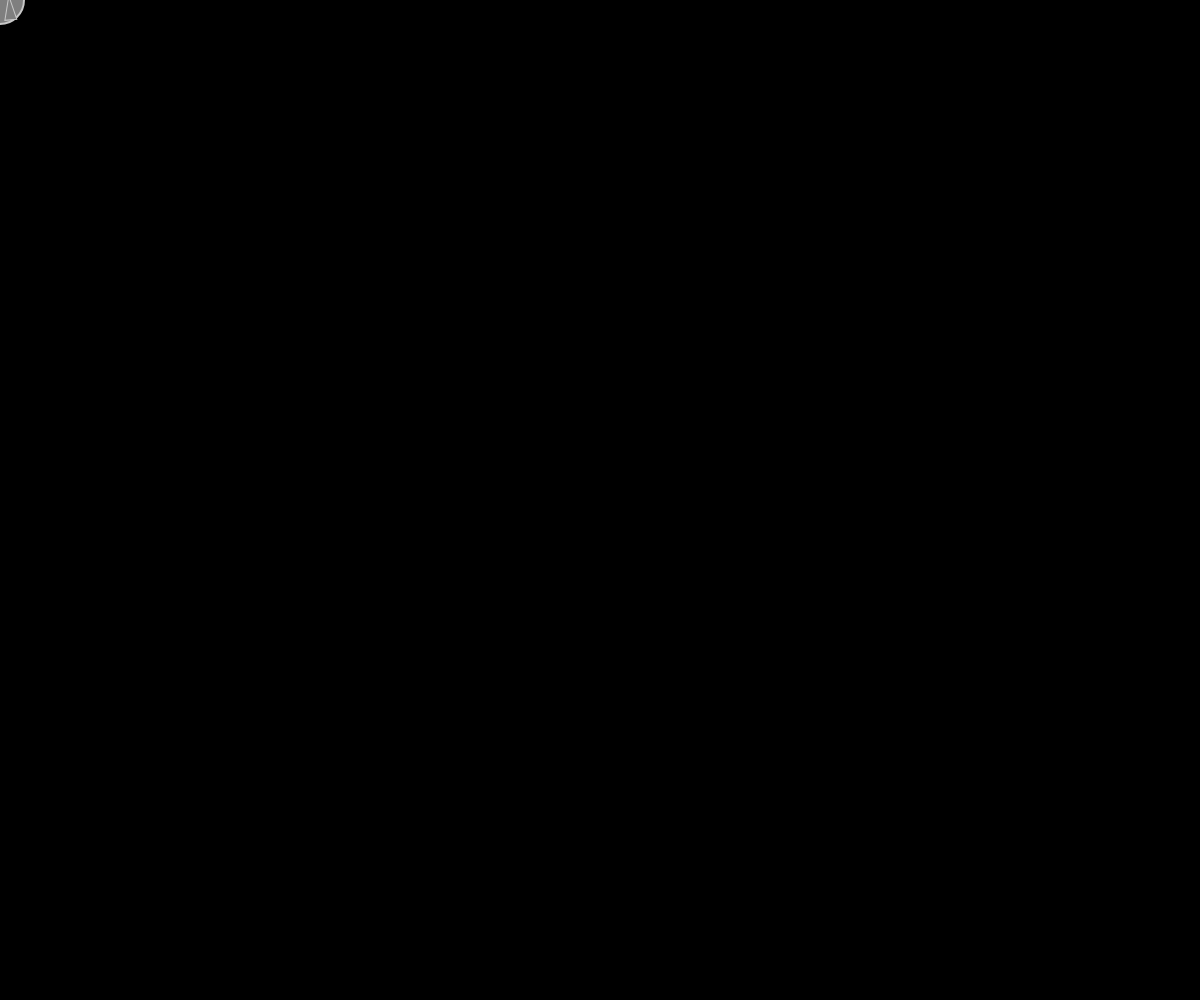
Frame 1 (no input)
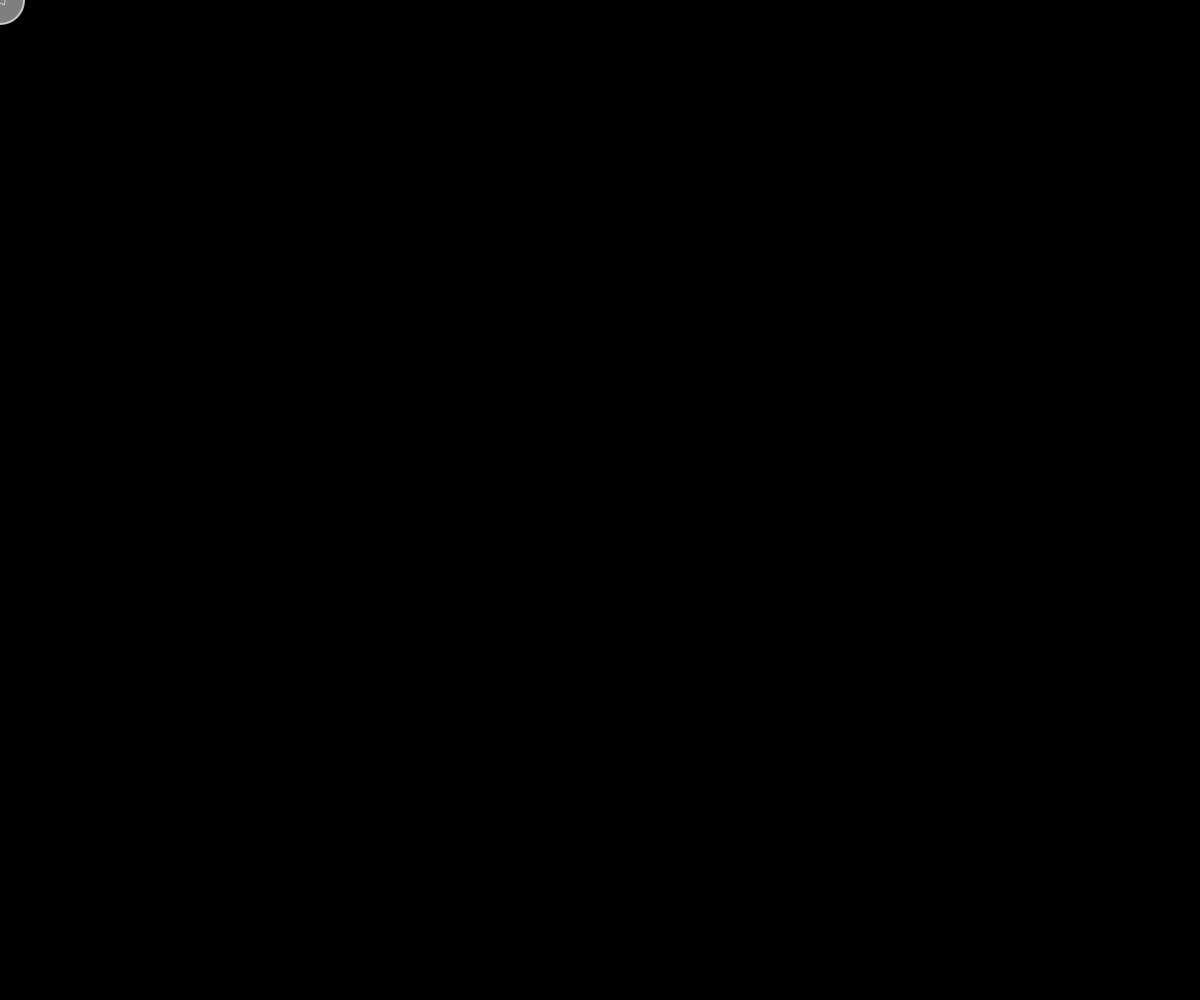
Frame 60 (no input)
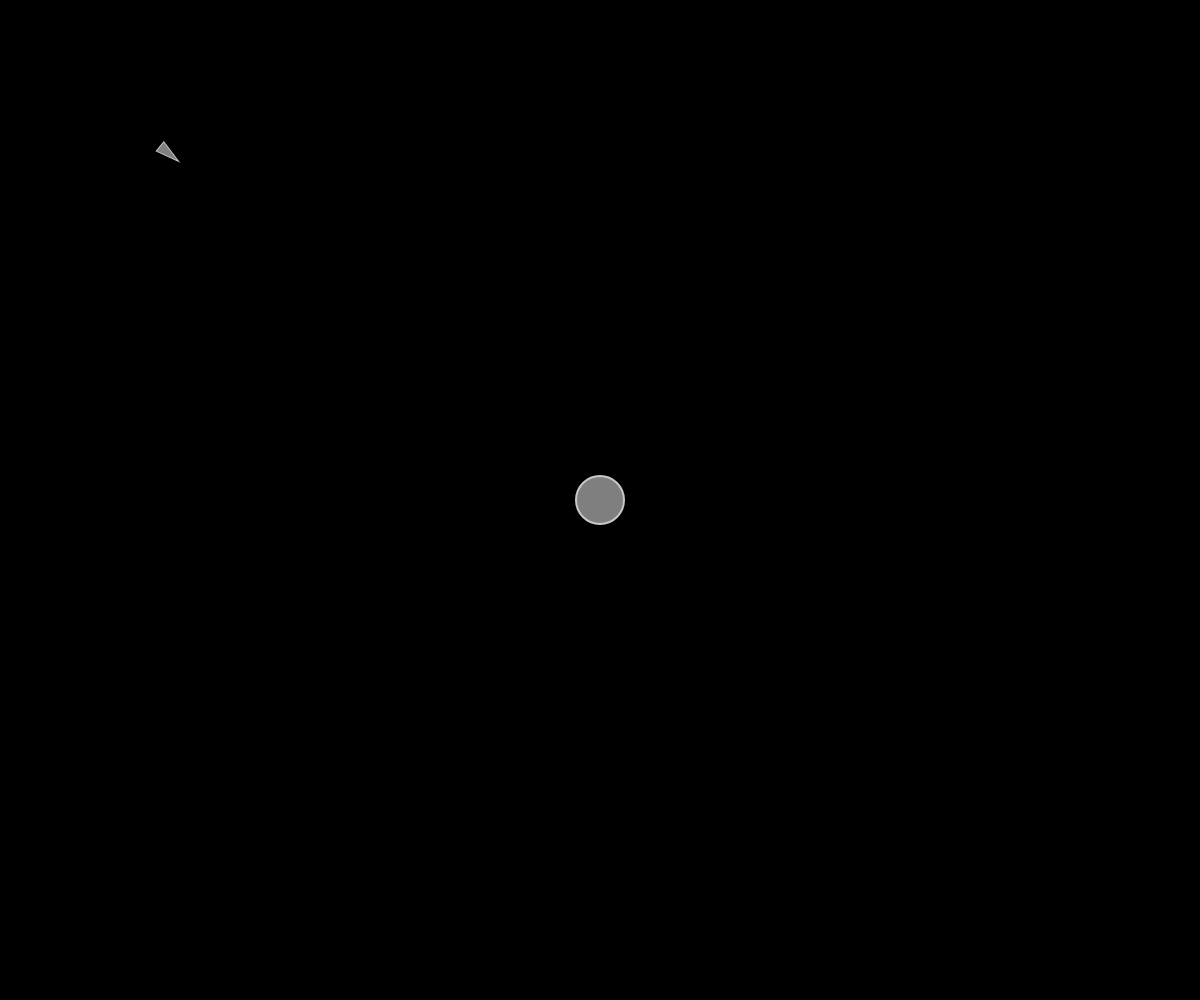
Frame 120 (the mouse pressed at the canvas centre since frame 60)

The p5.js sketch that drew these frames (run headless with seeded random() and noise() and a simulated clock; from frame 60 on, the mouse is pressed at the canvas centre):

// p5.js sketch
// ── sketch.js
var font;
var vehicle;
var food = [];

function setup() {
  // Set up canvas - fill screen with grid
  canvas = createCanvas(windowWidth, windowHeight);
  canvas.elt.style.position = 'fixed';
  canvas.style('top', '0');
  canvas.style('left', '0');
  canvas.style('z-index', '-1');

  vehicle = new Vehicle(10, 10);

  for (var i = 0; i < 10; i++) {
    var x = random(width);
    var y = random(height);
    // food.push(createVector(x, y));
  }
}

function touchMoved(event) {
  // Override the mouseX/Y variables with the touch position
  mouseX = event.touches[0].clientX;
  mouseY = event.touches[0].clientY;
  return false; // return false to block page scrolling
}

function draw() {
  background(0);

  var mouse = createVector(mouseX, mouseY);

  fill(127);
  stroke(200);
  strokeWeight(2);
  ellipse(mouse.x, mouse.y, 48, 48);

  food.forEach(function(f) {
    fill(0, 255, 0);
    noStroke();
    ellipse(f.x, f.y, 8);
  });

  vehicle.seek(mouse);
  // vehicle.eat(food);
  vehicle.update();
  vehicle.render();

}

// ── vehicle.js
function Vehicle(x, y) {
  this.acc = createVector(0, 0);
  this.vel = createVector(0, -2);
  this.pos = createVector(x, y);
  this.r = 6;
  this.maxspeed = 6;
  this.maxforce = 0.2;

  // Update location
  this.update = function() {
    this.vel.add(this.acc);
    this.vel.limit(this.maxspeed);
    this.pos.add(this.vel);
    this.acc.mult(0);
  };

  this.applyForce = function(force) {
    this.acc.add(force);
  };

  this.eat = function(food) {
    var record = Infinity;
    var closestIndex = -1;

    for (var i = 0; i < food.length; i++) {
      var d = this.pos.dist(food[i]);
      if (d < record) {
        record = d;
        closestIndex = i;
      }
    }

    this.seek(food[closestIndex]);

  };

  this.seek = function(target) {
    var desired = p5.Vector.sub(target, this.pos);
    desired.setMag(this.maxspeed);

    var steer = p5.Vector.sub(desired, this.vel);
    steer.limit(this.maxforce);
    this.applyForce(steer);
  };

  this.render = function() {
    var angle = this.vel.heading() + PI / 2;
    fill(127);
    stroke(200);


    push();
    translate(this.pos.x, this.pos.y);
    rotate(angle);

    var gr = color(0, 255, 0);
    var rd = color(255, 0, 0);
    var col = lerpColor(rd, gr, this.health);

    fill(col);
    stroke(col);
    strokeWeight(1);
    beginShape();
    vertex(0, -this.r * 2);
    vertex(-this.r, this.r * 2);
    vertex(this.r, this.r * 2);
    endShape(CLOSE);

    pop();
  };
}
